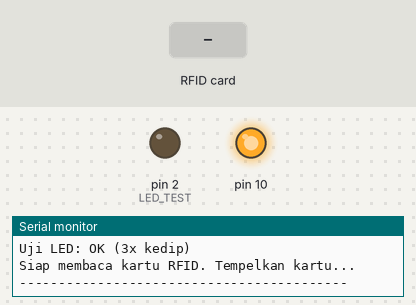
The sketch below on a simulated Arduino Uno, built with avr-gcc and run on an emulated ATmega328P. Parts: output pins drawn as LEDs (lit = HIGH), the last lines printed to the serial monitor. The test bench sets the inputs (shaded band).

Above: at 2.4 s.
2.5 s: RFID card 5E 7A 19 C4 held to the reader
At 2.9 s:
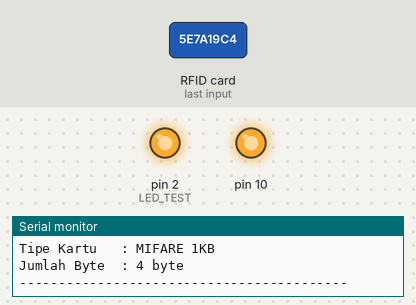
Timing chart, 0 to 5.5 s (numbered marks = the images above; inputs shaded):
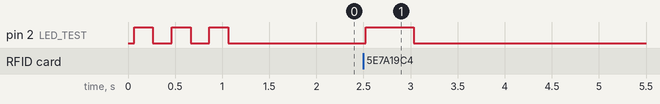

The sketch:

wemos_test.ino
```cpp
// =========================================================
// PENGUJIAN WEMOS D1 MINI + RFID RC522
// Politeknik Negeri Bandung - D3 Teknik Elektronika
// Mata Kuliah: Sistem Instrumentasi Elektronika
// =========================================================
// Pengujian ini bertujuan untuk memverifikasi:
//   1. Komunikasi serial Wemos D1 Mini dengan komputer
//   2. Pembacaan UID kartu RFID menggunakan modul RC522
//   3. Indikator LED sebagai output visual
//
// Alat dan Bahan:
//   - Wemos D1 Mini (ESP8266)
//   - Modul RFID RC522
//   - Kartu RFID/Tag
//   - Kabel jumper
//
// Wiring:
//   RC522       Wemos D1 Mini    GPIO
//   SDA (SS) -> D2              = GPIO4
//   SCK      -> D5              = GPIO14
//   MOSI     -> D7              = GPIO13
//   MISO     -> D6              = GPIO12
//   RST      -> D1              = GPIO5
//   3.3V     -> 3.3V
//   GND      -> GND
//
// Prosedur Pengujian:
//   1. Upload program ke Wemos D1 Mini
//   2. Buka Serial Monitor (baudrate 115200)
//   3. Amati output "READY" sebagai tanda inisialisasi berhasil
//   4. Tempelkan kartu RFID ke modul RC522
//   5. Amati UID kartu yang muncul di Serial Monitor
//   6. Ulangi langkah 4-5 untuk beberapa kartu berbeda
// =========================================================

#include <SPI.h>
#include <MFRC522.h>

// --- Konfigurasi Pin ---
#define SS_PIN_RFID  4   // SDA  -> D2 (GPIO4)
#define RST_PIN_RFID 5   // RST  -> D1 (GPIO5)
#define LED_TEST     2   // LED  -> D4 (GPIO2) - LED bawaan Wemos

MFRC522 mfrc522(SS_PIN_RFID, RST_PIN_RFID);

// ===================== SETUP ==============================
void setup() {
  // Inisialisasi komunikasi serial dengan komputer.
  Serial.begin(115200);
  while (!Serial) { ; }

  // Inisialisasi LED indikator.
  pinMode(LED_TEST, OUTPUT);
  digitalWrite(LED_TEST, LOW);

  // Inisialisasi komunikasi SPI dan modul RFID RC522.
  SPI.begin();
  mfrc522.PCD_Init();

  // Kirim header pengujian ke serial.
  Serial.println("");
  Serial.println("==========================================");
  Serial.println("PENGUJIAN WEMOS D1 MINI + RFID RC522");
  Serial.println("Politeknik Negeri Bandung");
  Serial.println("==========================================");
  Serial.println("");

  // Tampilkan versi firmware modul RC522.
  byte version = mfrc522.PCD_ReadRegister(MFRC522::VersionReg);
  Serial.print("Firmware Version: 0x");
  Serial.print(version, HEX);
  Serial.println(" (0x92/0x12 = OK)");

  // Uji LED: berkedip 3 kali sebagai indikasi siap.
  Serial.println("Uji LED: OK (3x kedip)");
  for (int i = 0; i < 3; i++) {
    digitalWrite(LED_TEST, HIGH);
    delay(200);
    digitalWrite(LED_TEST, LOW);
    delay(200);
  }

  Serial.println("");
  Serial.println("Siap membaca kartu RFID. Tempelkan kartu...");
  Serial.println("------------------------------------------");
}


// ===================== LOOP UTAMA =========================
void loop() {
  // Cek apakah ada kartu di dekat reader.
  if (!mfrc522.PICC_IsNewCardPresent()) {
    return;
  }

  // Baca UID dari kartu.
  if (!mfrc522.PICC_ReadCardSerial()) {
    Serial.println("Gagal membaca kartu");
    return;
  }

  // LED menyala saat kartu terbaca.
  digitalWrite(LED_TEST, HIGH);

  // Ambil informasi tipe kartu.
  MFRC522::PICC_Type piccType = mfrc522.PICC_GetType(mfrc522.uid.sak);
  String tipeKartu = mfrc522.PICC_GetTypeName(piccType);

  // Susun UID dalam format XX:XX:XX:XX.
  String uid = "";
  for (byte i = 0; i < mfrc522.uid.size; i++) {
    if (i > 0) uid += ":";
    if (mfrc522.uid.uidByte[i] < 0x10) uid += "0";
    uid += String(mfrc522.uid.uidByte[i], HEX);
  }
  uid.toUpperCase();

  // Tampilkan hasil pembacaan ke Serial Monitor.
  Serial.println("");
  Serial.println("------------------------------------------");
  Serial.println("KARTU TERDETEKSI!");
  Serial.print  ("UID          : ");
  Serial.println(uid);
  Serial.print  ("Tipe Kartu   : ");
  Serial.println(tipeKartu);
  Serial.print  ("Jumlah Byte  : ");
  Serial.print(mfrc522.uid.size);
  Serial.println(" byte");
  Serial.println("------------------------------------------");

  // Hentikan komunikasi dengan kartu.
  mfrc522.PICC_HaltA();

  delay(500);
  digitalWrite(LED_TEST, LOW);
}
```

Measured:
- after the input at 2.5 s, pin 2 (LED_TEST): LOW → HIGH at once, → LOW 0.51 s later
